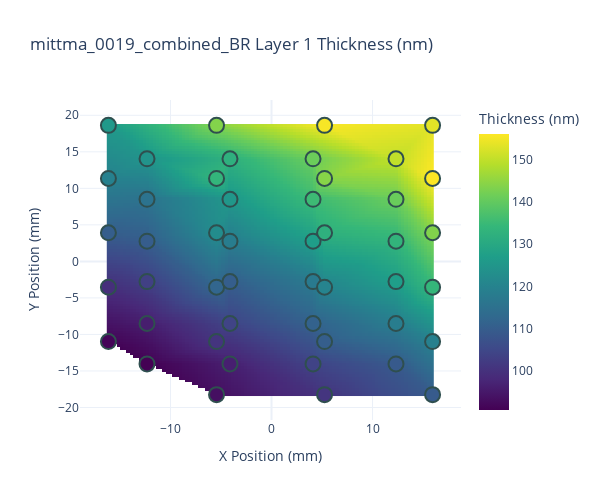
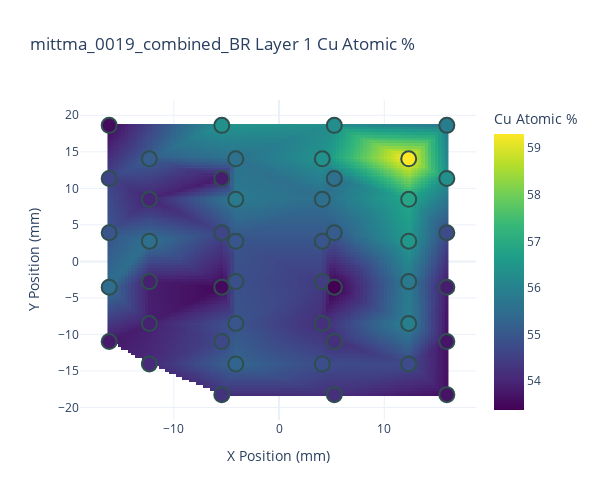
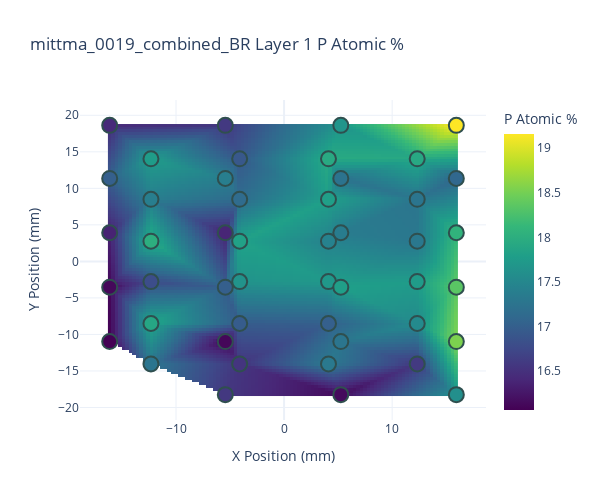
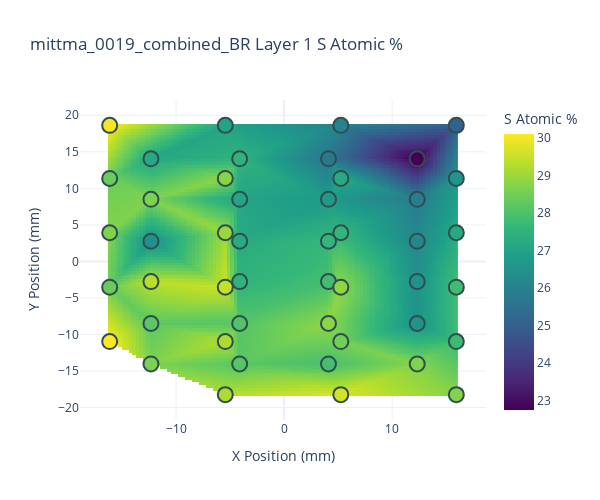

Write notebook code for charts like these, in order.
### Markdown cell above
#### plot a heatmap for each single sample

### Code cell
#plot for single samples
datatypes=["Layer 1 Thickness (nm)", "Layer 1 Cu Atomic %", "Layer 1 P Atomic %", "Layer 1 S Atomic %"] 
exclude= ['-16.14,-18.24']

for i in range(len(datas)): 
    for datatype in datatypes:
        savepath = os.path.join(folder,"plots", f"{sample}_{pos[i]} {datatype}.png")
        new_heatmap(datatype, data=datas[i], title = f"{sample}_{pos[i]} {datatype}",
        savepath=savepath,
        exclude =exclude
        )
